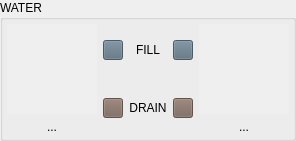
         <widget class="QGroupBox" name="gb_water">
          <property name="sizePolicy">
           <sizepolicy hsizetype="Minimum" vsizetype="Preferred">
            <horstretch>0</horstretch>
            <verstretch>0</verstretch>
           </sizepolicy>
          </property>
          <property name="title">
           <string>WATER</string>
          </property>
          <layout class="QGridLayout" name="gl_water">
           <property name="leftMargin">
            <number>4</number>
           </property>
           <property name="topMargin">
            <number>4</number>
           </property>
           <property name="rightMargin">
            <number>4</number>
           </property>
           <property name="bottomMargin">
            <number>4</number>
           </property>
           <item row="0" column="1">
            <layout class="QGridLayout" name="gl_water_controls">
             <item row="1" column="1" alignment="Qt::AlignmentFlag::AlignHCenter|Qt::AlignmentFlag::AlignVCenter">
              <widget class="QPushButton" name="pb_water_fill_A">
               <property name="enabled">
                <bool>false</bool>
               </property>
               <property name="sizePolicy">
                <sizepolicy hsizetype="Fixed" vsizetype="Fixed">
                 <horstretch>0</horstretch>
                 <verstretch>0</verstretch>
                </sizepolicy>
               </property>
               <property name="minimumSize">
                <size>
                 <width>20</width>
                 <height>20</height>
                </size>
               </property>
               <property name="maximumSize">
                <size>
                 <width>20</width>
                 <height>20</height>
                </size>
               </property>
               <property name="font">
                <font>
                 <pointsize>8</pointsize>
                </font>
               </property>
               <property name="statusTip">
                <string>Force-fill counterweight #1</string>
               </property>
               <property name="styleSheet">
                <string notr="true">QPushButton {background-color: rgb(0, 114, 178);}
QPushButton:hover {background-color: rgb(30, 145, 210);}
QPushButton:pressed {background-color: rgb(0, 60, 100);}
QPushButton:disabled {background-color: rgb(90, 110, 125);}</string>
               </property>
               <property name="text">
                <string/>
               </property>
               <property name="checkable">
                <bool>true</bool>
               </property>
              </widget>
             </item>
             <item row="2" column="1" alignment="Qt::AlignmentFlag::AlignHCenter|Qt::AlignmentFlag::AlignVCenter">
              <widget class="QPushButton" name="pb_water_drain_A">
               <property name="enabled">
                <bool>false</bool>
               </property>
               <property name="sizePolicy">
                <sizepolicy hsizetype="Fixed" vsizetype="Fixed">
                 <horstretch>0</horstretch>
                 <verstretch>0</verstretch>
                </sizepolicy>
               </property>
               <property name="minimumSize">
                <size>
                 <width>20</width>
                 <height>20</height>
                </size>
               </property>
               <property name="maximumSize">
                <size>
                 <width>20</width>
                 <height>20</height>
                </size>
               </property>
               <property name="font">
                <font>
                 <pointsize>8</pointsize>
                </font>
               </property>
               <property name="statusTip">
                <string>Force-drain counterweight #1</string>
               </property>
               <property name="styleSheet">
                <string notr="true">QPushButton {background-color: rgb(213, 94, 0);}
QPushButton:hover {background-color: rgb(240, 130, 40);}
QPushButton:pressed {background-color: rgb(130, 50, 0);}
QPushButton:disabled {background-color: rgb(120, 100, 90);}</string>
               </property>
               <property name="text">
                <string/>
               </property>
               <property name="checkable">
                <bool>true</bool>
               </property>
              </widget>
             </item>
             <item row="2" column="3" alignment="Qt::AlignmentFlag::AlignHCenter|Qt::AlignmentFlag::AlignVCenter">
              <widget class="QPushButton" name="pb_water_drain_B">
               <property name="enabled">
                <bool>false</bool>
               </property>
               <property name="sizePolicy">
                <sizepolicy hsizetype="Fixed" vsizetype="Fixed">
                 <horstretch>0</horstretch>
                 <verstretch>0</verstretch>
                </sizepolicy>
               </property>
               <property name="minimumSize">
                <size>
                 <width>20</width>
                 <height>20</height>
                </size>
               </property>
               <property name="maximumSize">
                <size>
                 <width>20</width>
                 <height>20</height>
                </size>
               </property>
               <property name="font">
                <font>
                 <pointsize>8</pointsize>
                </font>
               </property>
               <property name="statusTip">
                <string>Force-drain counterweight #2</string>
               </property>
               <property name="styleSheet">
                <string notr="true">QPushButton {background-color: rgb(213, 94, 0);}
QPushButton:hover {background-color: rgb(240, 130, 40);}
QPushButton:pressed {background-color: rgb(130, 50, 0);}
QPushButton:disabled {background-color: rgb(120, 100, 90);}</string>
               </property>
               <property name="text">
                <string/>
               </property>
               <property name="checkable">
                <bool>true</bool>
               </property>
              </widget>
             </item>
             <item row="1" column="3" alignment="Qt::AlignmentFlag::AlignHCenter|Qt::AlignmentFlag::AlignVCenter">
              <widget class="QPushButton" name="pb_water_fill_B">
               <property name="enabled">
                <bool>false</bool>
               </property>
               <property name="sizePolicy">
                <sizepolicy hsizetype="Fixed" vsizetype="Fixed">
                 <horstretch>0</horstretch>
                 <verstretch>0</verstretch>
                </sizepolicy>
               </property>
               <property name="minimumSize">
                <size>
                 <width>20</width>
                 <height>20</height>
                </size>
               </property>
               <property name="maximumSize">
                <size>
                 <width>20</width>
                 <height>20</height>
                </size>
               </property>
               <property name="font">
                <font>
                 <pointsize>8</pointsize>
                </font>
               </property>
               <property name="statusTip">
                <string>Force-fill counterweight #2</string>
               </property>
               <property name="styleSheet">
                <string notr="true">QPushButton {background-color: rgb(0, 114, 178);}
QPushButton:hover {background-color: rgb(30, 145, 210);}
QPushButton:pressed {background-color: rgb(0, 60, 100);}
QPushButton:disabled {background-color: rgb(90, 110, 125);}</string>
               </property>
               <property name="text">
                <string/>
               </property>
               <property name="checkable">
                <bool>true</bool>
               </property>
               <property name="flat">
                <bool>false</bool>
               </property>
              </widget>
             </item>
             <item row="2" column="2">
              <widget class="QLabel" name="static_l_drain">
               <property name="text">
                <string>DRAIN</string>
               </property>
               <property name="alignment">
                <set>Qt::AlignmentFlag::AlignCenter</set>
               </property>
              </widget>
             </item>
             <item row="1" column="2">
              <widget class="QLabel" name="static_l_fill">
               <property name="text">
                <string>FILL</string>
               </property>
               <property name="alignment">
                <set>Qt::AlignmentFlag::AlignCenter</set>
               </property>
              </widget>
             </item>
            </layout>
           </item>
           <item row="0" column="2">
            <layout class="QVBoxLayout" name="vl_counterweight_B">
             <item alignment="Qt::AlignmentFlag::AlignHCenter">
              <widget class="TankWidget" name="tw_water_level_B" native="true">
               <property name="enabled">
                <bool>true</bool>
               </property>
               <property name="sizePolicy">
                <sizepolicy hsizetype="Minimum" vsizetype="Preferred">
                 <horstretch>0</horstretch>
                 <verstretch>0</verstretch>
                </sizepolicy>
               </property>
               <property name="minimumSize">
                <size>
                 <width>90</width>
                 <height>90</height>
                </size>
               </property>
               <property name="maximumSize">
                <size>
                 <width>90</width>
                 <height>90</height>
                </size>
               </property>
               <property name="statusTip">
                <string>Estimated counterweight #2 fill level</string>
               </property>
               <property name="autoFillBackground">
                <bool>true</bool>
               </property>
              </widget>
             </item>
             <item alignment="Qt::AlignmentFlag::AlignTop">
              <widget class="QLabel" name="l_water_status_B">
               <property name="statusTip">
                <string>Fluid system status</string>
               </property>
               <property name="text">
                <string>...</string>
               </property>
               <property name="alignment">
                <set>Qt::AlignmentFlag::AlignCenter</set>
               </property>
              </widget>
             </item>
            </layout>
           </item>
           <item row="0" column="0">
            <layout class="QVBoxLayout" name="vl_counterweight_A">
             <item alignment="Qt::AlignmentFlag::AlignHCenter">
              <widget class="TankWidget" name="tw_water_level_A" native="true">
               <property name="enabled">
                <bool>true</bool>
               </property>
               <property name="sizePolicy">
                <sizepolicy hsizetype="Minimum" vsizetype="Preferred">
                 <horstretch>0</horstretch>
                 <verstretch>0</verstretch>
                </sizepolicy>
               </property>
               <property name="minimumSize">
                <size>
                 <width>90</width>
                 <height>90</height>
                </size>
               </property>
               <property name="maximumSize">
                <size>
                 <width>90</width>
                 <height>90</height>
                </size>
               </property>
               <property name="statusTip">
                <string>Estimated counterweight #1 fill level</string>
               </property>
               <property name="autoFillBackground">
                <bool>true</bool>
               </property>
              </widget>
             </item>
             <item alignment="Qt::AlignmentFlag::AlignTop">
              <widget class="QLabel" name="l_water_status_A">
               <property name="statusTip">
                <string>Fluid system status</string>
               </property>
               <property name="text">
                <string>...</string>
               </property>
               <property name="alignment">
                <set>Qt::AlignmentFlag::AlignCenter</set>
               </property>
              </widget>
             </item>
            </layout>
           </item>
          </layout>
         </widget>
